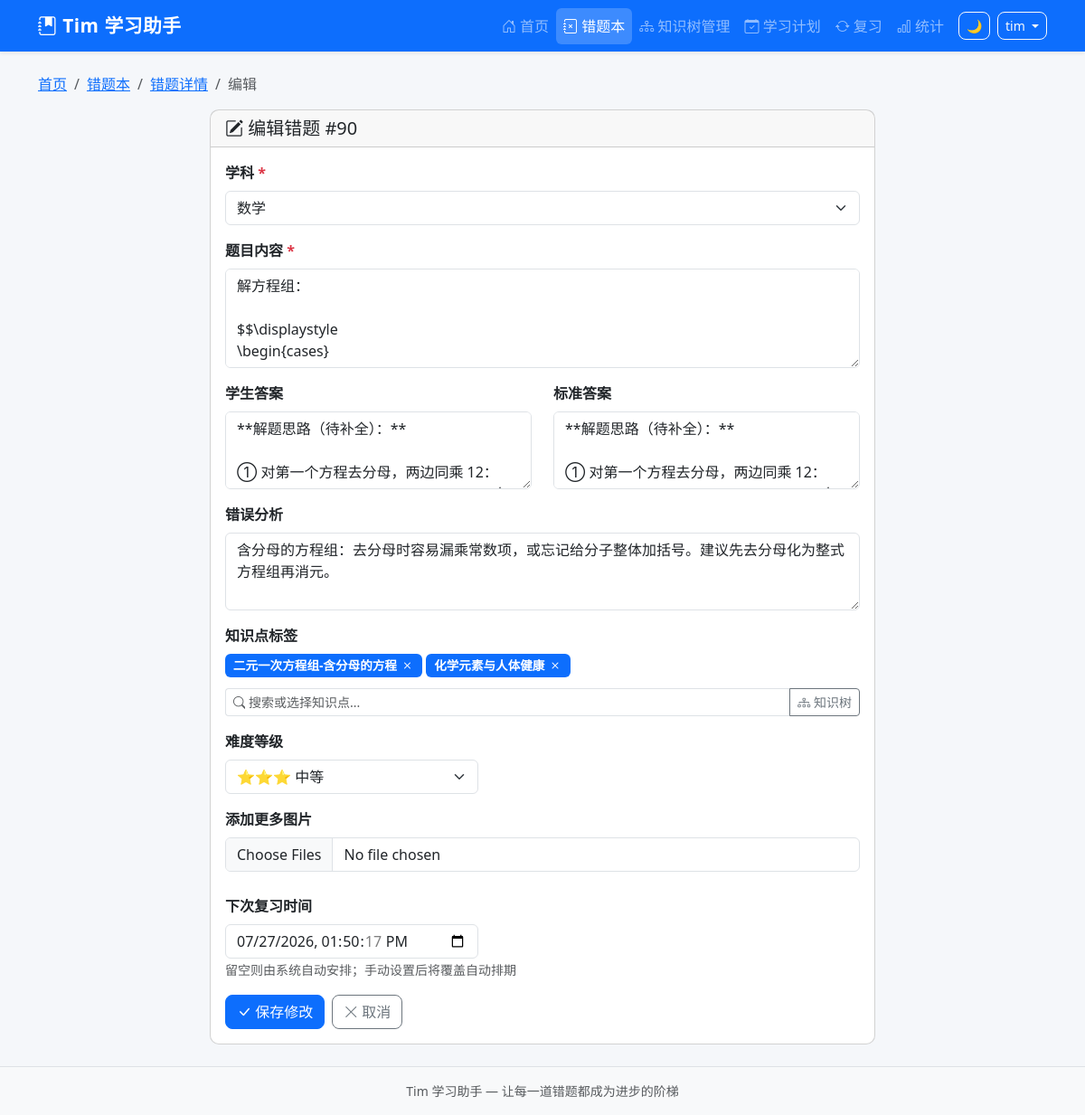
Page /questions/90/edit (signed in) on the earlier database version.
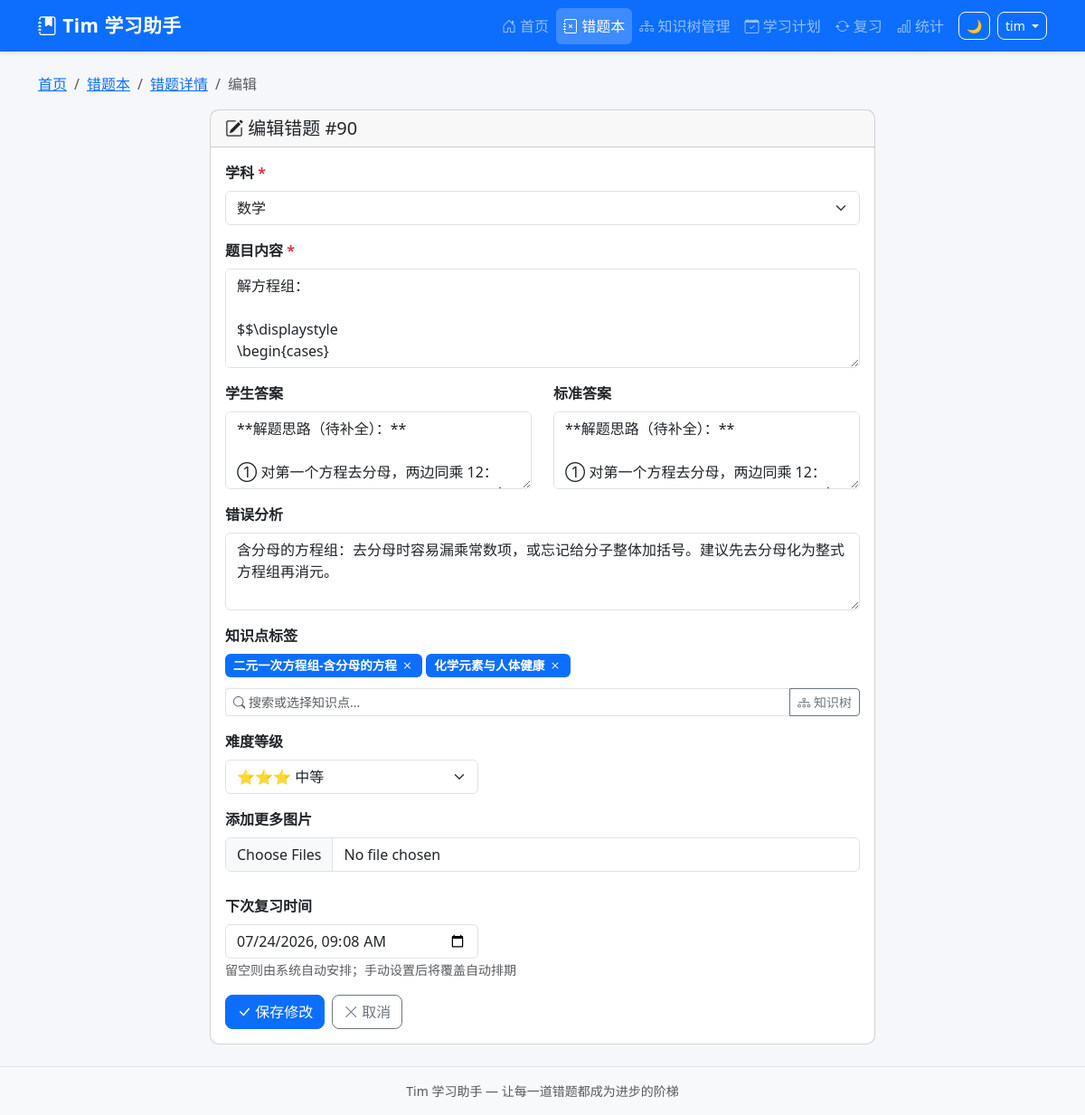
Same page on the later database version.
### tables this page shows
CREATE TABLE mistake_records (
            id INTEGER PRIMARY KEY AUTOINCREMENT,
            uuid TEXT NOT NULL,
            sys_platform TEXT NOT NULL DEFAULT 'web',
            bstudio_create_time TIMESTAMP DEFAULT CURRENT_TIMESTAMP,
            xueke TEXT NOT NULL,
            timu TEXT NOT NULL,
            xueshengdaan TEXT DEFAULT '',
            zhengquedaan TEXT DEFAULT '',
            cuowufenxi TEXT DEFAULT '',
            zhishidian TEXT DEFAULT '',
            difficulty INTEGER DEFAULT 1,
            review_count INTEGER DEFAULT 0,
            last_review_at TIMESTAMP,
            next_review_at TIMESTAMP,
            review_stage INTEGER DEFAULT 0,
            review_algorithm TEXT DEFAULT 'sm2',
            status TEXT DEFAULT 'active',
            updated_at TIMESTAMP DEFAULT CURRENT_TIMESTAMP
        , voice_data TEXT DEFAULT '');

CREATE TABLE base_data (
            id INTEGER PRIMARY KEY AUTOINCREMENT,
            category TEXT NOT NULL,
            name TEXT NOT NULL,
            extra TEXT DEFAULT '',
            sort_order INTEGER DEFAULT 0,
            created_at TIMESTAMP DEFAULT CURRENT_TIMESTAMP
        );

### app.py (the view, shortened to what this page needs)
@app.route('/questions/<int:question_id>/edit', methods=['GET', 'POST'])
@login_required
def edit_question(question_id):
    question = query_db(
        'SELECT * FROM mistake_records WHERE id = ? AND 1=1',
        (question_id,), one=True
    )
    if not question:
        flash('错题不存在', 'danger')
        return redirect(url_for('question_list',))
    images = query_db(
        'SELECT * FROM mistake_images WHERE mistake_id = ? ORDER BY id',
        (question_id,)
    )
    knowledge_points = get_knowledge_points()
    resp = make_response(render_template('edit_question.html',
        question=question,
        images=images,
        subjects=Config.get_subjects(),
        knowledge_points=knowledge_points
    ))
    return set_uuid_cookie(resp, g.user_uuid)

### app.py (called while the page is built, shortened)
@app.after_request
def add_security_headers(resp):
    resp.headers['X-Frame-Options'] = 'DENY'
    resp.headers['X-Content-Type-Options'] = 'nosniff'
    resp.headers['Referrer-Policy'] = 'strict-origin-when-cross-origin'
    return resp

@app.before_request
def csrf_check():
    if 'csrf_token' not in session:
        session['csrf_token'] = str(uuid_mod.uuid4())
    if request.method in ('GET', 'HEAD', 'OPTIONS'):
        return

def login_required(f):
    @wraps(f)
    def decorated(*a, **kw):
        if 'user_id' not in session:
            return redirect(url_for('login', next=request.path))
        return f(*a, **kw)
    return decorated

@app.before_request
def before_request():
    g.user_uuid = get_or_create_uuid()
    g.username = session.get('username', '')

def get_knowledge_points():
    return query_db(
        "SELECT DISTINCT zhishidian FROM mistake_records WHERE zhishidian != '' ORDER BY zhishidian", ())

### database.py (called while the page is built)
def get_db():
    conn = sqlite3.connect(Config.DATABASE_PATH, timeout=30)
    conn.row_factory = sqlite3.Row
    conn.execute("PRAGMA busy_timeout = 30000")
    conn.execute("PRAGMA foreign_keys = ON")
    conn.execute("PRAGMA journal_mode = WAL")
    return conn

### templates/edit_question.html (shortened to what the changed rows need)
{% extends "base.html" %}
{% block content %}
<div class="row">
    <div class="col-lg-8 mx-auto">
        <div class="card">
            <div class="card-header">
                <h5 class="mb-0"><i class="bi bi-pencil-square"></i> 编辑错题 #{{ question['id'] }}</h5>
            </div>
            <div class="card-body">
                <form method="POST" enctype="multipart/form-data">
                    <div class="mb-3">
                        <label class="form-label fw-bold">学科 <span class="text-danger">*</span></label>
                        <select name="xueke" class="form-select" required>
                            {% for s in subjects %}
                            <option value="{{ s }}" {% if question['xueke'] == s %}selected{% endif %}>{{ s }}</option>
                            {% endfor %}
                        </select>
                    </div>
                    <div class="mb-3">
                        <label class="form-label fw-bold">题目内容 <span class="text-danger">*</span></label>
                        <textarea name="timu" class="form-control" rows="4" required>{{ question['timu'] }}</textarea>
                    </div>
                    <div class="row">
                        <div class="col-md-6 mb-3">
                            <label class="form-label fw-bold">学生答案</label>
                            <textarea name="xueshengdaan" class="form-control" rows="3">{{ question['xueshengdaan'] }}</textarea>
                        </div>
                        <div class="col-md-6 mb-3">
                            <label class="form-label fw-bold">标准答案</label>
                            <textarea name="zhengquedaan" class="form-control" rows="3">{{ question['zhengquedaan'] }}</textarea>
                        </div>
                    </div>
                    <div class="mb-3">
                        <label class="form-label fw-bold">错误分析</label>
                        <textarea name="cuowufenxi" class="form-control" rows="3">{{ question['cuowufenxi'] }}</textarea>
                    </div>
                        {% set kp_init_val = question['zhishidian'] %}
                    <div class="mb-3">
                        <label class="form-label fw-bold">难度等级</label>
                        <select name="difficulty" class="form-select" style="max-width:280px;">
                                {% for i in range(1, 6) %}
                                <option value="{{ i }}" {% if question['difficulty'] == i %}selected{% endif %}>
                                    {{ '⭐' * i }} {% if i == 1 %}非常简单{% elif i == 2 %}简单{% elif i == 3 %}中等{% elif i == 4 %}困难{% else %}非常困难{% endif %}
                                </option>
                                {% endfor %}
                            </select>
                    </div>
                    <div class="mb-3">
                        <label class="form-label fw-bold">下次复习时间</label>
                        <input type="datetime-local" name="next_review_at" class="form-control"
                               value="{{ question['next_review_at'] or '' }}"
                               style="max-width: 280px;">
                        <small class="text-muted">留空则由系统自动安排；手动设置后将覆盖自动排期</small>
                    </div>
                </form>
            </div>
        </div>
    </div>
</div>
{% endblock %}

Differences in the rows shown:
changed mistake_records "含分母的方程组：去分母时容易漏乘常数项，或忘记给分子整体加括号。建议先去分母化为整式方程组再消元。": next_review_at "07/27/2026 13:50:17" → "07/24/2026 09:08"
